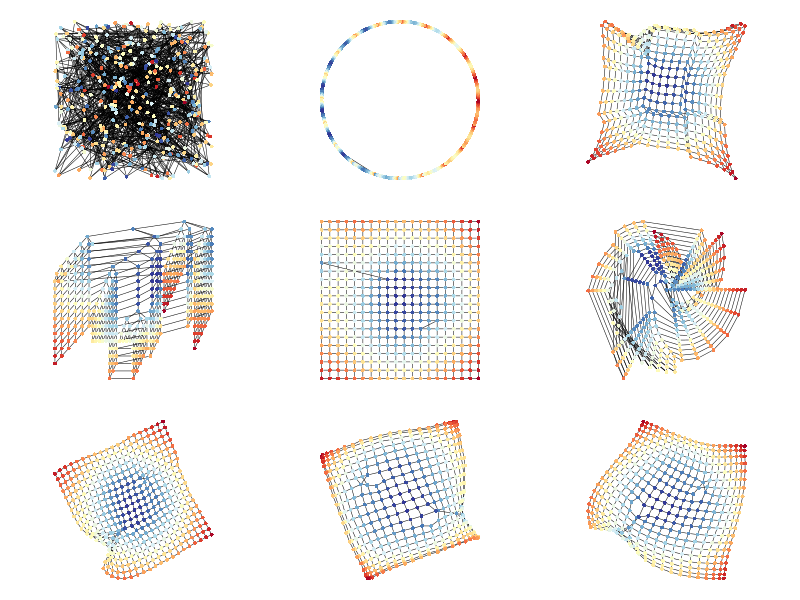

Write R code to recreate this figure.
## ---- chunk 1
library(igraph)
library(dplyr)
library(RColorBrewer)
library(ggplot2)
## ---- chunk 2
plot_graph <- function(G, main = "", layout = layout.grid(G), 
                       vertex.color = "black") {
  plot(G, main = main,
       layout = layout, 
       vertex.label = NA, vertex.color = vertex.color, vertex.size = 5, 
       vertex.shape = "circle", vertex.frame.width = 0, 
       edge.color = "black", edge.width = 0.5)
}
## ---- chunk 3
the_graph <- make_lattice(length = 20, dim = 2, nei = 1)
the_graph <- rewire(the_graph, each_edge(1/400))
vertex_attr(the_graph, 'centrality') <- centralization.closeness(the_graph)$res

# make a bespoke colour for each vertex based on centrality
base_pal <- brewer.pal(11, 'RdYlBu')
pal = colorRampPalette(base_pal)
graphCol = pal(500)[as.numeric(cut(V(the_graph)$centrality, breaks = 500))]

par(mar = rep(1, 4))
layout(matrix(1:9, 3, 3, byrow = TRUE))

plot_graph(the_graph, layout = layout_randomly(the_graph), vertex.color = graphCol)
plot_graph(the_graph, layout = layout.circle(the_graph), vertex.color = graphCol)
plot_graph(the_graph, layout = layout_with_mds(the_graph), vertex.color = graphCol)
plot_graph(the_graph, layout = layout_as_tree(the_graph), vertex.color = graphCol)
plot_graph(the_graph, vertex.color = graphCol)
plot_graph(the_graph, layout = layout_as_tree(the_graph, circular = TRUE), vertex.color = graphCol)
plot_graph(the_graph, layout = layout.kamada.kawai(the_graph), vertex.color = graphCol)
plot_graph(the_graph, layout = layout.drl(the_graph), vertex.color = graphCol)
plot_graph(the_graph, layout = layout.fruchterman.reingold(the_graph), vertex.color = graphCol)
## ---- chunk 4
#| code-fold: true
# License (MIT)
#
# Copyright (c) 2023 David O'Sullivan
#
# Permission is hereby granted, free of charge, to any person
# obtaining a copy of this software and associated documentation
# files (the "Software"), to deal in the Software without restriction,
# including without limitation the rights to use, copy, modify, merge,
# publish, distribute, sublicense, and/or sell copies of the Software,
# and to  permit persons to whom the Software is furnished to do so,
# subject to the following conditions:
#
# The above copyright notice and this permission notice shall be included
# in all copies or substantial portions of the Software.
#
# THE SOFTWARE IS PROVIDED "AS IS", WITHOUT WARRANTY OF ANY KIND, EXPRESS
# OR IMPLIED, INCLUDING BUT NOT LIMITED TO THE WARRANTIES OF MERCHANTABILITY,
# FITNESS FOR A PARTICULAR PURPOSE AND NONINFRINGEMENT. IN NO EVENT SHALL
# THE AUTHORS OR COPYRIGHT HOLDERS BE LIABLE FOR ANY CLAIM, DAMAGES OR OTHER
# LIABILITY, WHETHER IN AN ACTION OF CONTRACT, TORT OR OTHERWISE, ARISING
# FROM, OUT OF OR IN CONNECTION WITH THE SOFTWARE OR THE USE OR OTHER
# DEALINGS IN THE SOFTWARE.
